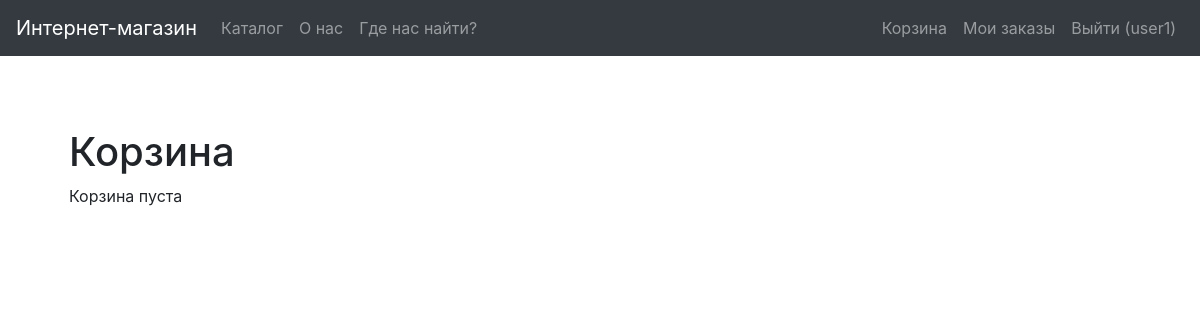
The app's page /cart (signed in), older data.
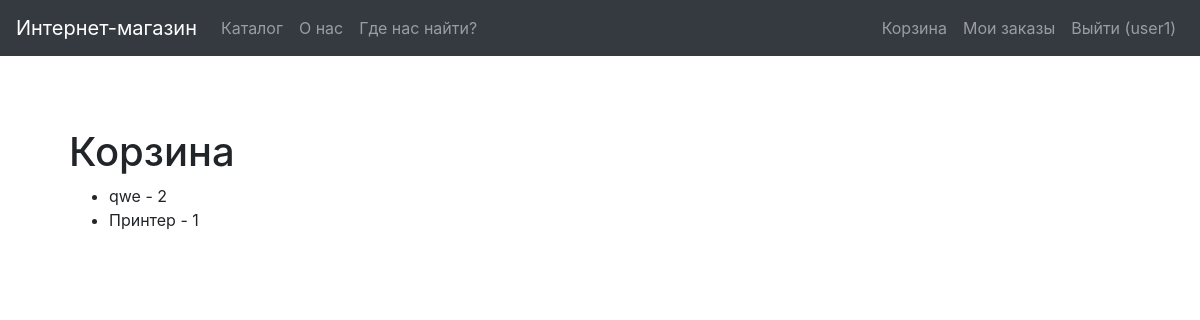
The same page, newer data.
### demo/models.py (models this page shows, shortened)
class Cart(models.Model):
    user = models.ForeignKey(User, verbose_name='Пользователь', on_delete=models.CASCADE)
    product = models.ForeignKey(Product, verbose_name='Товар', on_delete=models.CASCADE)
    count = models.IntegerField(verbose_name='Количество', blank=False, default=0)

class Product(models.Model):
    name = models.CharField(max_length=254, verbose_name='Имя', blank=False)
    date = models.DateTimeField(verbose_name='Дата добавления', auto_now_add=True)
    photo_file = models.ImageField(max_length=254, upload_to=get_name_file,
                                   blank=True, null=True,
                                   validators=[FileExtensionValidator(allowed_extensions=['png', 'jpg', 'jpeg'])])
    year = models.IntegerField(verbose_name='Год производства', blank=True)
    country = models.CharField(max_length=254, verbose_name='Страна производства', blank=True)
    price = models.DecimalField(verbose_name='Стоимость', max_digits=10, decimal_places=2, blank=False,
                                default=0.00)
    count = models.IntegerField(verbose_name='Количество', blank=False, default=1)
    category = models.ForeignKey('Category', verbose_name='Категория', on_delete=models.CASCADE)

### demo/views.py (the view)
# urls.py: path('cart', cart, name='cart'),
@login_required
def cart(request):
    cart_items = request.user.cart_set.all()
    return render(request, 'demo/cart.html',
                  context={
                      'cart_items': cart_items
                  })

### templates/demo/cart.html
{% extends "base.html" %}
{% block content %}
<h1>Корзина</h1>
{% if cart_items %}
<ul>
    {% for item in cart_items %}
    <li>
        {{ item.product.name }} - <span>{{ item.count }}</span>
    </li>
    {% endfor %}
</ul>
{% else %}
<p>Корзина пуста</p>
{% endif %}
{% endblock %}

Row changes from the older to the newer data that the page shows:
added Cart: product.name "qwe", count "2"
added Cart: product.name "Принтер", count "1"
Text that changed along with them:
text no longer shown: "Корзина пуста"
